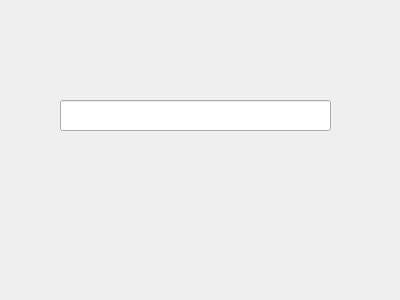
<?xml version="1.0" encoding="UTF-8"?>
<ui version="4.0">
 <class>Widget</class>
 <widget class="QWidget" name="Widget">
  <property name="geometry">
   <rect>
    <x>0</x>
    <y>0</y>
    <width>400</width>
    <height>300</height>
   </rect>
  </property>
  <property name="windowTitle">
   <string>Widget</string>
  </property>
  <widget class="LineaDeTexto" name="leTexto1">
   <property name="geometry">
    <rect>
     <x>60</x>
     <y>100</y>
     <width>271</width>
     <height>31</height>
    </rect>
   </property>
  </widget>
 </widget>
 <layoutdefault spacing="6" margin="11"/>
 <customwidgets>
  <customwidget>
   <class>LineaDeTexto</class>
   <extends>QLineEdit</extends>
   <header location="global">lineadetexto.h</header>
   <container>1</container>
  </customwidget>
 </customwidgets>
 <resources/>
 <connections/>
</ui>
